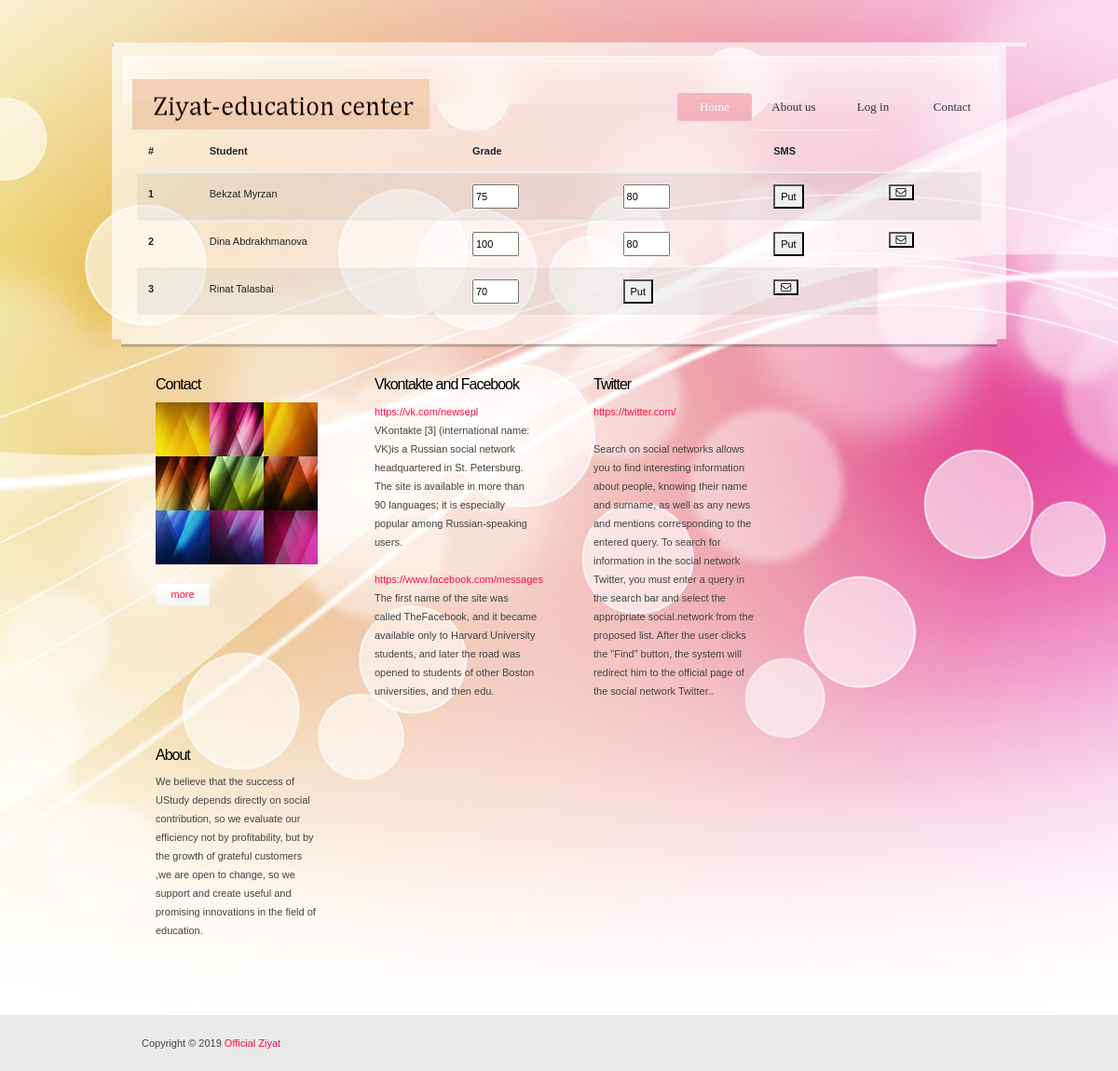
The app's page /grades/1 with its own data.
### myFirstApp/models.py (models this page shows, shortened)
class Student(models.Model):
    user = models.OneToOneField(User, on_delete=models.CASCADE)
    group = models.ForeignKey(Groups, on_delete=models.CASCADE)
    image = models.ImageField(upload_to='profiles_images', blank=True)

class Grades(models.Model):
    student = models.ForeignKey(Student, on_delete=models.CASCADE)
    teacher = models.ForeignKey(Teacher, on_delete=models.CASCADE)
    course = models.ForeignKey(Courses, on_delete=models.CASCADE)
    group = models.ForeignKey(Groups, on_delete=models.CASCADE)
    date = models.DateTimeField(auto_now_add=True)
    grade = models.IntegerField(default=0)

### myFirstApp/views.py (the view)
# urls.py: path('grades/<int:group_id>', views.grade, name="grade"),
def grade(request, group_id):
    students = Student.objects.all().filter(group_id=group_id)
    grade = Grades.objects.all().filter(group_id=group_id).order_by("-date")
    kek = {
        'students': students,
        'grade': grade,
    }
    return render(request, 'grades.html', kek)

### myFirstApp/templates/grades.html (shortened to what this page needs)
{% extends 'index.html' %}
{% block head %}
{%load static%}
    <link rel="stylesheet" href="https://stackpath.bootstrapcdn.com/bootstrap/4.3.1/css/bootstrap.min.css">
    <link rel="stylesheet" type="text/css" href="{% static 'vendor/bootstrap/css/bootstrap.min.css' %}">
	<link rel="stylesheet" type="text/css" href="{% static 'fonts/font-awesome-4.7.0/css/font-awesome.min.css' %}">
{% endblock %}
{% block content %}
 {% load static %}
<table class="table table-striped">
  <thead>
    <tr>
      <th scope="col">#</th>
      <th scope="col">Student</th>
      <th scope="col">Grade</th>
      <th scope="col"></th>
      <th scope="col">SMS</th>
    </tr>
  </thead>
  <tbody>
 {% for s in students %}
    <tr>
      <th scope="row">{{forloop.counter}}</th>
      <td>{{ s.user.first_name }} {{s.user.last_name}}</td>
        {% for g in grade %}
        <form action="{% url 'set_grade' g.course_id s.group_id user.pk s.pk %}" method="POST">
        {% if s.pk == g.student_id %}
            <td><input type="number" name = "grade" value="{{ g.grade }}" style="width:50px"></td>
        {% endif %}
        {% endfor %}
          <td><button type="submit" >Put</button></td>
      </form>
      <th><a href="/sms/"><button class="contact100-btn-show"><i class="fa fa-envelope-o" aria-hidden="true"></i></button></a></th>
    </tr>
  {% endfor %}
  </tbody>
</table>
{% endblock %}

### myFirstApp/templates/index.html (shortened to what this page needs)
<!DOCTYPE html PUBLIC "-//W3C//DTD XHTML 1.0 Transitional//EN" "http://www.w3.org/TR/xhtml1/DTD/xhtml1-transitional.dtd">
{% load static %}
<html xmlns="http://www.w3.org/1999/xhtml">
<head>
    {% block head %}{% endblock %}
<link href="{% static 'css/templatemo_style.css' %}" rel="stylesheet" type="text/css" />
<link rel="stylesheet" type="text/css" href="{% static 'css/ddsmoothmenu.css' %}" />
<link rel="stylesheet" href="{% static 'css/slimbox2.css' %}" type="text/css" media="screen" />
</head>
<body>
<div id="templatemo_body_wrapper">
    <div id="templatemo_wrapper"><span id="templatemo_wrapper_top"></span>
        <div id="templatemo_header">
            <div id="site_title"><a href="#">Ziyat education center</a></div>
            <div id="templatemo_menu" class="ddsmoothmenu">
                <ul>
                    {% if user.is_authenticated %}
                        <li><a href="/teacher/" class="selected">Home</a></li>
                        <li><a href="{% url 'profile' %}">{{user.username}}</a></li>
                        <li><a href="{% url 'logout' %}">Log out</a></li>
                    {% else %}
                        <li><a href="/" class="selected">Home</a></li>
                        <li><a href="/about/">About us</a></li>
                        <li><a href="{% url 'login' %}">Log in</a></li>
                        <li><a href="/contact/">Contact</a></li>
                    {% endif %}
                </ul>
                <br style="clear: left" />
            </div>
        </div>
        <div class="container">
        {% block content %}
        {% endblock %}
        </div>
    </div>
    <div id="templatemo_bottom">
        <div class="col col14">
            <h4>Contact</h4>
            <ul class="footer_gallery">
                <li><a href="{% static 'images/templatemo_image_03_l.jpg' %}"  rel="lightbox[portfolio]"><img src="{% static 'images/templatemo_image_03.jpg' %}" alt="Image 01" /></a></li>
                <li><a href="{% static 'images/templatemo_image_04_l.jpg' %}"  rel="lightbox[portfolio]"><img src="{% static 'images/templatemo_image_04.jpg' %}" alt="Image 02" /></a></li>
                <li><a href="{% static 'images/templatemo_image_05_l.jpg' %}"  rel="lightbox[portfolio]"><img src="{% static 'images/templatemo_image_05.jpg' %}" alt="Image 03" /></a></li>
                <li><a href="{% static 'images/templatemo_image_06_l.jpg' %}"  rel="lightbox[portfolio]"><img src="{% static 'images/templatemo_image_06.jpg' %}" alt="Image 04" /></a></li>
                <li><a href="{% static 'images/templatemo_image_07_l.jpg' %}"  rel="lightbox[portfolio]"><img src="{% static 'images/templatemo_image_07.jpg' %}" alt="Image 05" /></a></li>
                <li><a href="{% static 'images/templatemo_image_08_l.jpg' %}"  rel="lightbox[portfolio]"><img src="{% static 'images/templatemo_image_08.jpg' %}" alt="Image 06" /></a></li>
                <li><a href="{% static 'images/templatemo_image_09_l.jpg' %}"  rel="lightbox[portfolio]"><img src="{% static 'images/templatemo_image_09.jpg' %}" alt="Image 07" /></a></li>
                <li><a href="{% static 'images/templatemo_image_10_l.jpg' %}"  rel="lightbox[portfolio]"><img src="{% static 'images/templatemo_image_10.jpg' %}" alt="Image 08" /></a></li>
                <li><a href="{% static 'images/templatemo_image_11_l.jpg' %}"  rel="lightbox[portfolio]"><img src="{% static 'images/templatemo_image_11.jpg' %}" alt="Image 09" /></a></li>
            </ul>
            <div class="cleaner h20"></div>
            <a href="/contact/" class="more">more</a>
        </div>
        <div class="col col14">
            <h4>Vkontakte and Facebook</h4>
            <ul class="no_bullet">
                <li>
                    <span class="header"><a href="#">https://vk.com/newsepl </a></span>
                    VKontakte [3] (international name: VK)is a Russian social network headquartered in St. Petersburg. The site is available in more than 90 languages; it is especially popular among Russian-speaking users.
                </li>
                <li>
                    <span class="header"><a href="#">https://www.facebook.com/messages</a></span>
                    The first name of the site was called TheFacebook, and it became available only to Harvard University students, and later the road was opened to students of other Boston universities, and then edu.
                </li>
            </ul>
        </div>
        <div class="col col14">
            <h4>Twitter</h4>
            <ul class="no_bullet">
                <li><a href="#">https://twitter.com/</a> </li>
                <li>Search on social networks allows you to find interesting information about people, knowing their name and surname, as well as any news and mentions corresponding to the entered query. To search for information in the social network Twitter, you must enter a query in the search bar and select the appropriate social.network from the proposed list. After the user clicks the "Find" button, the system will redirect him to the official page of the social network Twitter..</li>
            </ul>
        </div>
        <div class="col col14 ">
            <h4>About</h4>
            <p>
            We believe that the success of UStudy depends directly on social contribution, so we evaluate our efficiency not by profitability, but by the growth of grateful customers ,we are open to change, so we support and create useful and promising innovations in the field of education.</p>
        </div>
    </div>
    <div id="templatemo_footer_wrapper">
        <div id="templatemo_footer">
            Copyright © 2019 <a href="#">Official Ziyat</a>
        </div>
    </div>
</div>
</body>
</html>

### myFirstApp/static/css/templatemo_style.css (style rules this page uses)
body { margin: 0; padding: 0; color: #444444; font-family: Verdana, Arial, Helvetica, sans-serif; font-size: 11px; line-height: 20px; background-color: #fff; background-image: url(../images/templatemo_main_bgr.jpg); background-repeat: repeat-y; background-position: center; }
h1, h2, h3, h4, h5, h6 { color:#000; letter-spacing:-1px; font-weight:400; padding: 0; margin: 0; }
h4 { font-size:16px; margin-bottom: 10px; font-weight:100 }
.header { display: block }
a:link, a:visited { color:#ff0d40 }
a.more { clear: both; display: block; width: 58px; height: 25px; line-height: 25px; text-align: center; text-decoration: none; background: url(../images/templatemo_button01.png) no-repeat; }
.no_bullet { margin: 0; padding: 0; list-style: none; }
.no_bullet li { margin: 0 0 20px 0; padding: 0; }
#templatemo_body_wrapper { padding: 50px 0 0; background:url(../images/templatemo_main_bg.jpg) center top no-repeat }
#templatemo_wrapper { position: relative; margin: 0 auto; width: 960px; padding: 10px 12px; background:url(../images/templatemo_wrapper_m.png) repeat-y center }
#templatemo_wrapper_top { position: absolute; top: -5px; left: 0; width: 984px; height: 5px; background: url(../images/templatemo_wrapper_t.png) }
#templatemo_header { width: 940px; height: 51px; padding: 25px 10px; margin-bottom: 10px; background: url(../images/templatemo_header_bg.jpg) }
#templatemo_bottom { width: 940px; padding: 40px 22px 30px; margin: 0 auto; background: url(../images/templatemo_wrapper_b.png) top center no-repeat }
#templatemo_footer_wrapper { clear: both; background: #eaeaea; border-top: 5px solid #fff; padding: 20px 0; width: 100%; }
#templatemo_footer { width: 940px; padding: 0 22px; margin: 0 auto; }
#site_title { float: left; }
#site_title a { display: block; font-size: 12px; font-family: Georgia, "Times New Roman", Times, serif; width: 350px; height: 54px; color: #acacac; text-indent: -10000px; background: url(../images/templatemo_logo.png) no-repeat center left; }
#templatemo_menu { float: right; margin-top: 15px; }
.footer_gallery { margin: 0; padding:0; list-style: none; }
.footer_gallery li { margin: 0; padding: 0; display: block; float: left; }
.col { float: left; margin: 0 30px 30px 0; }
.col14 { width: 205px }
.cleaner { clear: both; display: block; }
.h20 { height: 20px }

### myFirstApp/static/css/ddsmoothmenu.css (style rules this page uses)
.ddsmoothmenu ul { z-index: 100; margin: 0; padding: 0; list-style-type: none; }
.ddsmoothmenu ul li { position: relative; display: inline; float: left; }
.ddsmoothmenu ul li a { display: block; height: 30px; width: 80px; margin-left: 5px; line-height: 30px; font-size: 13px; font-family: Georgia, "Times New Roman", Times, serif; color: #333; text-align: center; text-decoration: none; font-weight: 400; outline: none; }
.ddsmoothmenu ul li a.selected, .ddsmoothmenu ul li a:hover { color: #fff; background: url(../images/templatemo_menu_hover.png) }

### records on screen
Student: user.first_name "Bekzat", user.last_name "Myrzan"
Grades: grade "75"
Grades: grade "80"
Student: user.first_name "Dina", user.last_name "Abdrakhmanova"
Grades: grade "100"
Grades: grade "80"
Student: user.first_name "Rinat", user.last_name "Talasbai"
Grades: grade "70"
